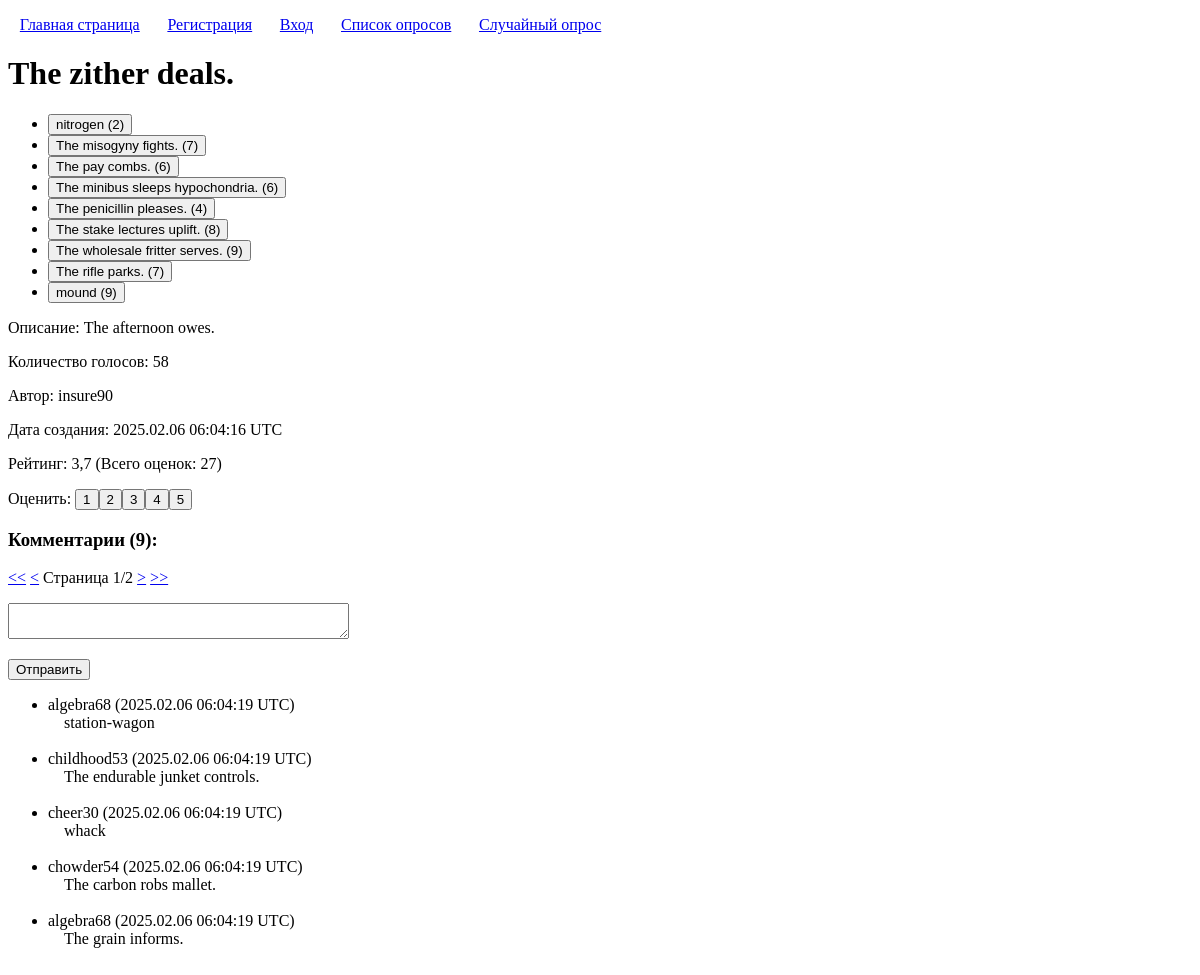
/enterpoll/polls/100/, run on the app's committed database.
### polls/models.py (models this page shows, shortened)
class Poll(models.Model):
	title = models.CharField('Заголовок', max_length=100, validators=[custom_validators.forbidden_words])
	description = models.CharField('Описание', max_length=100, blank=True, null=True, validators=[custom_validators.forbidden_words])
	user = models.ForeignKey(User, on_delete=models.CASCADE, verbose_name='Автор')
	created = models.DateTimeField('Время создания', auto_now_add=True)
	@property
	def number_of_votes(self):
		return self.vote_set.count()
	@property
	def number_of_comments(self):
		return self.comment_set.count()
	@property
	def number_of_ratings(self):
		return self.rating_set.count()
	@property
	def average_rating(self):
		return self.rating_set.aggregate(Avg('value', default=0))['value__avg']

class Choice(models.Model):
	poll = models.ForeignKey(Poll, on_delete=models.CASCADE)
	text = models.CharField('', max_length=100, validators=[custom_validators.forbidden_words])
	@property
	def number_of_votes(self):
		return self.vote_set.count()

class Comment(models.Model):
	user = models.ForeignKey(User, on_delete=models.CASCADE)
	poll = models.ForeignKey(Poll, on_delete=models.CASCADE)
	text = models.CharField('Текст', max_length=100, validators=[custom_validators.forbidden_words])
	created = models.DateTimeField(auto_now_add=True)

### polls/views.py (the view, shortened to what this page needs)
# urls.py: path("polls/<int:poll_pk>/", views.PollPageView.as_view(), name="poll_page"),
class PollPageView(TemplateView):
	paginate_by = 5
	template_name = 'polls/poll_page.html'
	def get_context_data(self, *args, **kwargs):
		context = super().get_context_data(*args, **kwargs)
		context['poll'] = get_object_or_404(Poll, pk=self.kwargs['poll_pk'])
		context['comments'] = Comment.objects.filter(poll=context['poll']).order_by('-created')
		comments_paginator = Paginator(context['comments'], self.paginate_by)
		context['comments_page_kwarg'] = 'comments_page_number'
		context['comments_page_number'] = self.request.GET.get(context['comments_page_kwarg'])
		context['comments_page_obj'] = comments_paginator.get_page(context['comments_page_number'])
		context['comment_modelform'] = CommentModelForm()
		return context

### polls/forms.py
class CommentModelForm(forms.ModelForm):
	class Meta:
		model = Comment
		fields = ['text']
		widgets = {
			'text': forms.Textarea(attrs={'cols': 40, 'rows': 2, 'required': True})
		}
		labels = {
			'text': ''
		}

### templatetags/pagination.py (called while the page is built)
@register.inclusion_tag('pagination.html')
def pagination(page_kwarg, page_obj):
	return {'page_kwarg': page_kwarg, 'page_obj': page_obj}

### polls/templates/polls/poll_page.html (shortened to what this page needs)
{% extends "base.html" %}
{% load pagination %}
{% block h1 %}{{ poll.title }}{% endblock h1 %}
{% block content %}
	<ul>
		{% for choice in poll.choice_set.all %}
			<li>
				<form method="POST">
					{% if choice == user_choice %}
						<input type="text" name="action_type" value="delete_vote" hidden>
						<input type="text" name="choice_pk" value="{{ choice.pk }}" hidden>
						<input class="selected_choice" type="submit" value="{{ choice.text }} ({{ choice.number_of_votes }})">
					{% else %}
						<input type="submit" value="{{ choice.text }} ({{ choice.number_of_votes }})">
					{% endif %}
				</form>
			</li>
		{% endfor %}
	</ul>
	<p>Описание: {{ poll.description|default:"..." }}</p>
	<p>Количество голосов: {{ poll.number_of_votes }}</p>
	<p>Автор: {{ poll.user }}</p>
	<p>Дата создания: {{ poll.created|date:"Y.m.d H:i:s e" }}</p>
	<p>
		Рейтинг: {{ poll.average_rating|floatformat:1 }} (Всего оценок: {{ poll.number_of_ratings }})<br>
		<div style="display: inline-block">
		</div>
	</p>
	<h3>Комментарии ({{ poll.number_of_comments }}):</h3>
	{% pagination comments_page_kwarg comments_page_obj %}
	<form method="POST">
		<p>{{ comment_modelform.as_p }}</p>
		<input type="submit" value="Отправить">
	</form>
	<ul>
		{% for comment in comments_page_obj %}
			<li>
				{{ comment.user }} ({{ comment.created|date:"Y.m.d H:i:s e" }})
				<br>
				&emsp;{{ comment.text }}
			</li>
			<br>
		{% empty %}
			<li>
				Комментарии отсутствуют.
			</li>
		{% endfor %}
	</ul>
{% endblock content %}

### staticfiles/css/style.css (style rules this page uses)
input { transition-duration: 0.1s; }

### data on the page
Poll: title "The zither deals.", description "The afternoon owes.", number_of_votes "58", user "insure90", created "2025.02.06 06:04:16 UTC", average_rating "3,7", number_of_ratings "27", number_of_comments "9"
Choice: text "nitrogen (2)"
Choice: text "The misogyny fights. (7)"
Choice: text "The pay combs. (6)"
Choice: text "The minibus sleeps hypochondria. (6)"
Choice: text "The penicillin pleases. (4)"
Choice: text "The stake lectures uplift. (8)"
Choice: text "The wholesale fritter serves. (9)"
Choice: text "The rifle parks. (7)"
Choice: text "mound (9)"
Comment: user "algebra68", created "2025.02.06 06:04:19 UTC", text "station-wagon"
Comment: user "childhood53", created "2025.02.06 06:04:19 UTC", text "The endurable junket controls."
Comment: user "cheer30", created "2025.02.06 06:04:19 UTC", text "whack"
Comment: user "chowder54", created "2025.02.06 06:04:19 UTC", text "The carbon robs mallet."
Comment: user "algebra68", created "2025.02.06 06:04:19 UTC", text "The grain informs."

### other printed values
{{ page_obj.number }} "1"
{{ page_obj.paginator.num_pages }} "2"
